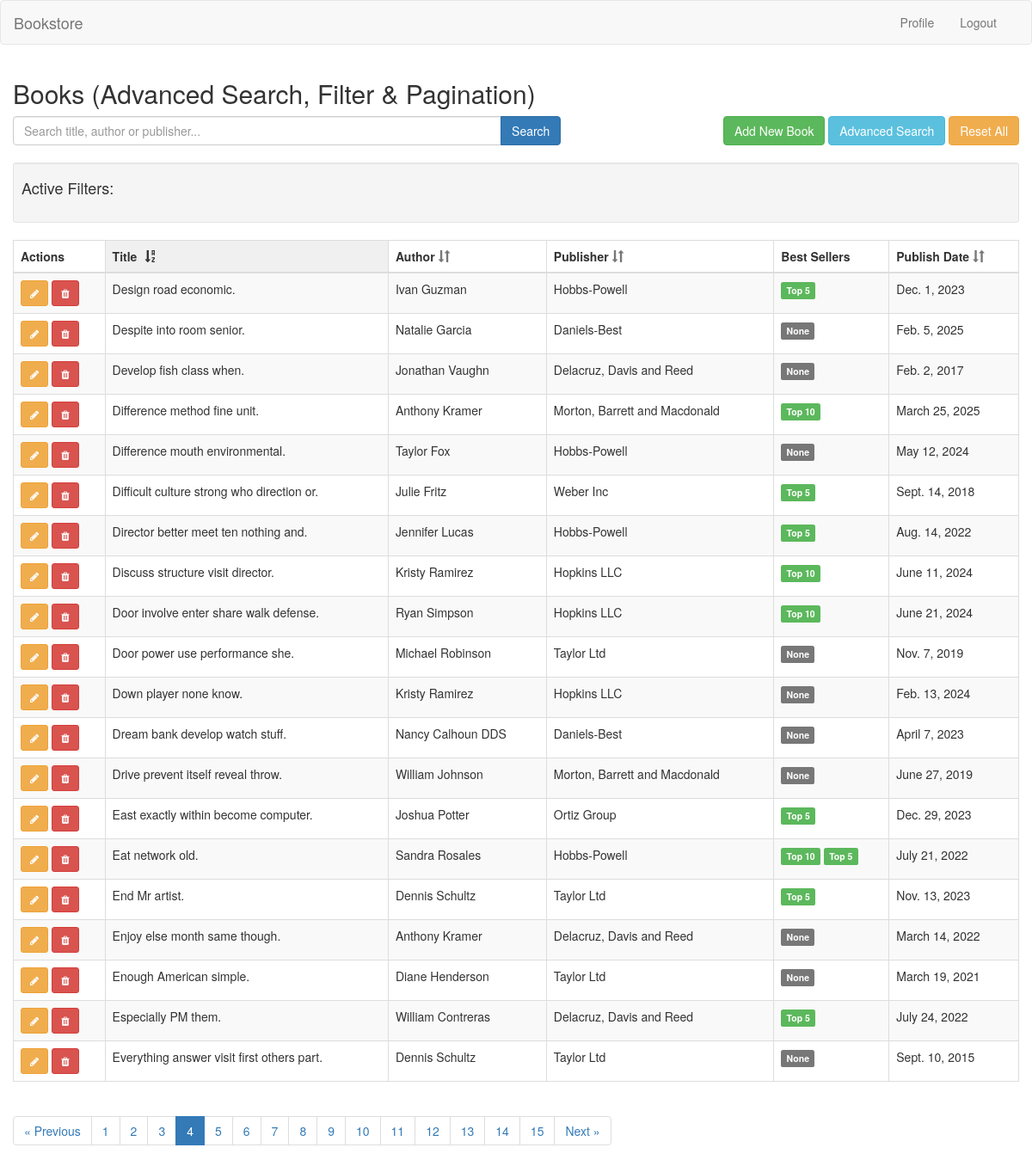
Page /?page=4 (signed in) on the committed database.
### catalog/models.py (models this page shows, shortened)
class Book(models.Model):
    title = models.CharField(max_length=200)
    author = models.ForeignKey(Author, on_delete=models.CASCADE)
    publisher = models.ForeignKey(Publisher, on_delete=models.CASCADE)
    publish_date = models.DateField()

class Author(models.Model):
    name = models.CharField(max_length=100)
    bio = models.TextField(blank=True)

class Publisher(models.Model):
    name = models.CharField(max_length=100)
    website = models.URLField(blank=True)

class BestsellerAccolade(models.Model):
    ACCOLADE_CHOICES = [
        ('Top 5', 'Top 5'),
        ('Top 10', 'Top 10'),
        ('Top 25', 'Top 25'),
    ]
    book = models.ForeignKey(Book, on_delete=models.CASCADE)
    category = models.CharField(max_length=50, choices=ACCOLADE_CHOICES)
    accolade_date = models.DateField()

### catalog/views.py (the view)
# urls.py: path('', views.home, name='home'),
@login_required
def home(request):
    books = Book.objects.select_related('author', 'publisher').prefetch_related(
        Prefetch('bestselleraccolade_set', queryset=BestsellerAccolade.objects.all())
    )
    simple_search = request.GET.get('simple_search', '')
    book_filter = BookFilter(request.GET, queryset=books)
    date_range_form = DateRangeForm(request.GET)
    book_id = request.GET.get('book')
    author_id = request.GET.get('author')
    publisher_id = request.GET.get('publisher')
    publish_date_after = request.GET.get('publish_date_after')
    publish_date_before = request.GET.get('publish_date_before')
    accolade = request.GET.get('accolade')
    accolades_list = request.GET.getlist('accolades')
    book_name = None
    author_name = None
    publisher_name = None
    if book_id:
        book_obj = Book.objects.filter(id=book_id).first()
        if book_obj:
            book_name = book_obj.title
    if author_id:
        author_obj = Author.objects.filter(id=author_id).first()
        if author_obj:
            author_name = author_obj.name
    if publisher_id:
        publisher_obj = Publisher.objects.filter(id=publisher_id).first()
        if publisher_obj:
            publisher_name = publisher_obj.name
    filtered_qs = book_filter.qs
    if book_id:
        filtered_qs = filtered_qs.filter(id=book_id)
    if author_id:
        filtered_qs = filtered_qs.filter(author_id=author_id)
    if publisher_id:
        filtered_qs = filtered_qs.filter(publisher_id=publisher_id)
    if simple_search:
        filtered_qs = filtered_qs.filter(
            Q(title__icontains=simple_search) |
            Q(author__name__icontains=simple_search) |
            Q(publisher__name__icontains=simple_search)
        )
    if date_range_form.is_valid():
        publish_date_after = date_range_form.cleaned_data.get('publish_date_after')
        publish_date_before = date_range_form.cleaned_data.get('publish_date_before')
        accolade = date_range_form.cleaned_data.get('accolade')
        accolades = date_range_form.cleaned_data.get('accolades')
        if publish_date_after:
            filtered_qs = filtered_qs.filter(publish_date__gte=publish_date_after)
        if publish_date_before:
            filtered_qs = filtered_qs.filter(publish_date__lte=publish_date_before)
        if accolade:
            filtered_qs = filtered_qs.filter(bestselleraccolade__category=accolade).distinct()
        elif accolades:  # Only apply multiple accolades if single accolade is not selected
            q_objects = Q()
            for value in accolades:
                q_objects |= Q(bestselleraccolade__category=value)
            filtered_qs = filtered_qs.filter(q_objects).distinct()
    sort_by = request.GET.get('sort_by', 'title')  # Default sort by title
    sort_dir = request.GET.get('sort_dir', 'asc')  # Default ascending order
    if sort_dir == 'desc':
        sort_by = f'-{sort_by}'  # Add minus sign for descending order
    if sort_by in ['title', '-title']:
        filtered_qs = filtered_qs.order_by(sort_by)
    elif sort_by in ['author__name', '-author__name']:
        filtered_qs = filtered_qs.order_by(sort_by)
    elif sort_by in ['publisher__name', '-publisher__name']:
        filtered_qs = filtered_qs.order_by(sort_by)
    elif sort_by in ['publish_date', '-publish_date']:
        filtered_qs = filtered_qs.order_by(sort_by)
    else:
        filtered_qs = filtered_qs.order_by('title')
    paginator = Paginator(filtered_qs, 20)
    page_number = request.GET.get('page')
    books_page = paginator.get_page(page_number)
    context = {
        'filter': book_filter,
        'date_range_form': date_range_form,
        'books': books_page,
        'request': request,
        'accolades_list': accolades_list,
        'book_name': book_name,
        'author_name': author_name,
        'publisher_name': publisher_name,
        'sort_by': sort_by.replace('-', ''),
        'sort_dir': sort_dir,
        'publish_date_after': publish_date_after,
        'publish_date_before': publish_date_before,
        'accolade': accolade,
        'simple_search': simple_search,
    }
    if request.headers.get('x-requested-with') == 'XMLHttpRequest':
        html = render_to_string('partials/book_list.html', context, request=request)
        return HttpResponse(html)
    return render(request, 'home.html', context)

### catalog/forms.py
class DateRangeForm(forms.Form):
    publish_date_after = forms.DateField(
        required=False,
        widget=DateInput(attrs={'type': 'date', 'class': 'form-control'})
    )
    publish_date_before = forms.DateField(
        required=False,
        widget=DateInput(attrs={'type': 'date', 'class': 'form-control'})
    )
    accolade = forms.ChoiceField(
        choices=[('', 'Any')] + BestsellerAccolade.ACCOLADE_CHOICES,
        required=False,
        widget=forms.Select(attrs={'class': 'form-control'})
    )
    accolades = forms.MultipleChoiceField(
        choices=BestsellerAccolade.ACCOLADE_CHOICES,
        required=False,
        widget=forms.CheckboxSelectMultiple(),
        help_text="Select multiple accolades (OR filter)"
    )

### catalog/templatetags/url_tags.py (called while the page is built)
@register.simple_tag(takes_context=True)
def url_replace(context, **kwargs):
    query = context['request'].GET.copy()
    for key, value in kwargs.items():
        query[key] = value
    return query.urlencode()

### templates/home.html (shortened to what this page needs)
{% extends 'base.html' %}
{% load static %}
{% block content %}
<div class="container-fluid">
<h2>Books (Advanced Search, Filter & Pagination)</h2>
<div class="row mb-3">
  <div class="col-md-8">
    <form id="simple-search-form" class="form-inline">
      <div class="input-group" style="width:100%;">
        <input type="text" name="simple_search" class="form-control" placeholder="Search title, author or publisher..." value="{{ simple_search }}">
        <span class="input-group-btn">
          <button class="btn btn-primary" type="submit">Search</button>
        </span>
      </div>
    </form>
  </div>
<div class="col-md-4 text-right">
  <button class="btn btn-success btn-add-book">Add New Book</button>
  <button type="button" class="btn btn-info" data-toggle="modal" data-target="#searchModal">
    Advanced Search
  </button>
  <button id="reset-all-btn" type="button" class="btn btn-warning">
    Reset All
  </button>
</div>
</div>
<div id="active-filters" class="well well-sm" style="margin-top: 20px;">
  <h4>Active Filters:</h4>
  <div class="row">
    <div class="col-md-12">
    </div>
  </div>
</div>
<div id="search-results">
    {% include 'partials/book_list.html' %}
</div>
</div>
{% endblock %}

### templates/partials/book_list.html (shortened to what this page needs)
{% load url_tags %}
<table class="table table-striped table-bordered" id="books-table">
  <thead>
    <tr>
      <th>Actions</th>
      <th class="sortable" data-sort="title">
        Title
        {% if sort_by == 'title' %}
          <span class="sort-icon">
            {% if sort_dir == 'asc' %}
              <i class="glyphicon glyphicon-sort-by-alphabet"></i>
            {% else %}
              <i class="glyphicon glyphicon-sort-by-alphabet-alt"></i>
            {% endif %}
          </span>
        {% else %}
          <i class="glyphicon glyphicon-sort text-muted"></i>
        {% endif %}
      </th>
      <th class="sortable" data-sort="author__name">
        Author
        {% if sort_by == 'author__name' %}
          <span class="sort-icon">
            {% if sort_dir == 'asc' %}
              <i class="glyphicon glyphicon-sort-by-alphabet"></i>
            {% else %}
              <i class="glyphicon glyphicon-sort-by-alphabet-alt"></i>
            {% endif %}
          </span>
        {% else %}
          <i class="glyphicon glyphicon-sort text-muted"></i>
        {% endif %}
      </th>
      <th class="sortable" data-sort="publisher__name">
        Publisher
        {% if sort_by == 'publisher__name' %}
          <span class="sort-icon">
            {% if sort_dir == 'asc' %}
              <i class="glyphicon glyphicon-sort-by-alphabet"></i>
            {% else %}
              <i class="glyphicon glyphicon-sort-by-alphabet-alt"></i>
            {% endif %}
          </span>
        {% else %}
          <i class="glyphicon glyphicon-sort text-muted"></i>
        {% endif %}
      </th>
      <th>Best Sellers</th>
      <th class="sortable" data-sort="publish_date">
        Publish Date
        {% if sort_by == 'publish_date' %}
          <span class="sort-icon">
            {% if sort_dir == 'asc' %}
              <i class="glyphicon glyphicon-sort-by-order"></i>
            {% else %}
              <i class="glyphicon glyphicon-sort-by-order-alt"></i>
            {% endif %}
          </span>
        {% else %}
          <i class="glyphicon glyphicon-sort text-muted"></i>
        {% endif %}
      </th>
    </tr>
  </thead>
  <tbody>
    {% for book in books %}
      <tr>
        <td>
          <button class="btn btn-warning btn-sm btn-edit-book" data-book-id="{{ book.id }}" title="Edit">
            <i class="fa fa-pencil"></i>
          </button>
          <button class="btn btn-danger btn-sm btn-delete-book" data-book-id="{{ book.id }}" data-book-title="{{ book.title }}" title="Delete">
            <i class="fa fa-trash"></i>
          </button>
        </td>
        <td>{{ book.title }}</td>
        <td>{{ book.author.name }}</td>
        <td>{{ book.publisher.name }}</td>
        <td>
          {% with accolades=book.bestselleraccolade_set.all|dictsort:"category" %}
            {% if accolades %}
              {% regroup accolades by category as accolade_list %}
              {% for accolade in accolade_list %}
                <span class="label label-success">{{ accolade.grouper }}</span>
              {% endfor %}
            {% else %}
              <span class="label label-default">None</span>
            {% endif %}
          {% endwith %}
        </td>
        <td>{{ book.publish_date }}</td>
      </tr>
    {% empty %}
      <tr><td colspan="6">No results found.</td></tr>
    {% endfor %}
  </tbody>
</table>
<nav>
  <ul class="pagination">
    {% if books.has_previous %}
      <li>
        <a href="?{% url_replace page=books.previous_page_number %}">« Previous</a>
      </li>
    {% else %}
      <li class="disabled"><span>« Previous</span></li>
    {% endif %}
    {% for num in books.paginator.page_range %}
      <li class="{% if books.number == num %}active{% endif %}">
        <a href="?{% url_replace page=num %}">{{ num }}</a>
      </li>
    {% endfor %}
    {% if books.has_next %}
      <li>
        <a href="?{% url_replace page=books.next_page_number %}">Next »</a>
      </li>
    {% else %}
      <li class="disabled"><span>Next »</span></li>
    {% endif %}
  </ul>
</nav>

### rows in the picture
Book: title "Design road economic.", author.name "Ivan Guzman", publisher.name "Hobbs-Powell", publish_date "Dec. 1, 2023"
BestsellerAccolade: grouper "Top 5"
Book: title "Despite into room senior.", author.name "Natalie Garcia", publisher.name "Daniels-Best", shows "None", publish_date "Feb. 5, 2025"
Book: title "Develop fish class when.", author.name "Jonathan Vaughn", publisher.name "Delacruz, Davis and Reed", shows "None", publish_date "Feb. 2, 2017"
Book: title "Difference method fine unit.", author.name "Anthony Kramer", publisher.name "Morton, Barrett and Macdonald", publish_date "March 25, 2025"
BestsellerAccolade: grouper "Top 10"
Book: title "Difference mouth environmental.", author.name "Taylor Fox", publisher.name "Hobbs-Powell", shows "None", publish_date "May 12, 2024"
Book: title "Difficult culture strong who direction or.", author.name "Julie Fritz", publisher.name "Weber Inc", publish_date "Sept. 14, 2018"
BestsellerAccolade: grouper "Top 5"
Book: title "Director better meet ten nothing and.", author.name "Jennifer Lucas", publisher.name "Hobbs-Powell", publish_date "Aug. 14, 2022"
BestsellerAccolade: grouper "Top 5"
Book: title "Discuss structure visit director.", author.name "Kristy Ramirez", publisher.name "Hopkins LLC", publish_date "June 11, 2024"
BestsellerAccolade: grouper "Top 10"
Book: title "Door involve enter share walk defense.", author.name "Ryan Simpson", publisher.name "Hopkins LLC", publish_date "June 21, 2024"
BestsellerAccolade: grouper "Top 10"
Book: title "Door power use performance she.", author.name "Michael Robinson", publisher.name "Taylor Ltd", shows "None", publish_date "Nov. 7, 2019"
Book: title "Down player none know.", author.name "Kristy Ramirez", publisher.name "Hopkins LLC", shows "None", publish_date "Feb. 13, 2024"
Book: title "Dream bank develop watch stuff.", author.name "Nancy Calhoun DDS", publisher.name "Daniels-Best", shows "None", publish_date "April 7, 2023"
Book: title "Drive prevent itself reveal throw.", author.name "William Johnson", publisher.name "Morton, Barrett and Macdonald", shows "None", publish_date "June 27, 2019"
Book: title "East exactly within become computer.", author.name "Joshua Potter", publisher.name "Ortiz Group", publish_date "Dec. 29, 2023"
BestsellerAccolade: grouper "Top 5"
Book: title "Eat network old.", author.name "Sandra Rosales", publisher.name "Hobbs-Powell", publish_date "July 21, 2022"
BestsellerAccolade: grouper "Top 10"
BestsellerAccolade: grouper "Top 5"
Book: title "End Mr artist.", author.name "Dennis Schultz", publisher.name "Taylor Ltd", publish_date "Nov. 13, 2023"
BestsellerAccolade: grouper "Top 5"
Book: title "Enjoy else month same though.", author.name "Anthony Kramer", publisher.name "Delacruz, Davis and Reed", shows "None", publish_date "March 14, 2022"
Book: title "Enough American simple.", author.name "Diane Henderson", publisher.name "Taylor Ltd", shows "None", publish_date "March 19, 2021"
Book: title "Especially PM them.", author.name "William Contreras", publisher.name "Delacruz, Davis and Reed", publish_date "July 24, 2022"
BestsellerAccolade: grouper "Top 5"
Book: title "Everything answer visit first others part.", author.name "Dennis Schultz", publisher.name "Taylor Ltd", shows "None", publish_date "Sept. 10, 2015"

### other values in the picture
{{ num }} "1" "2" "3" "4" "5" "6" "7" "8" "9" "10" "11" "12" "13" "14" "15"
